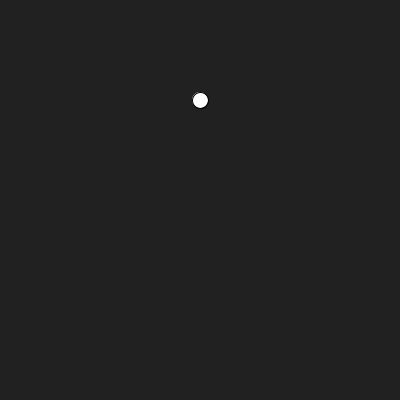
Frame 1 (no input)
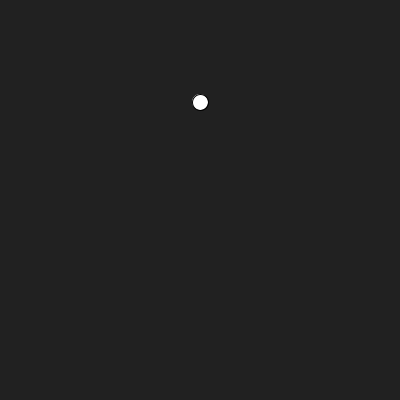
Frame 60 (the mouse pressed at the canvas centre just before this capture)
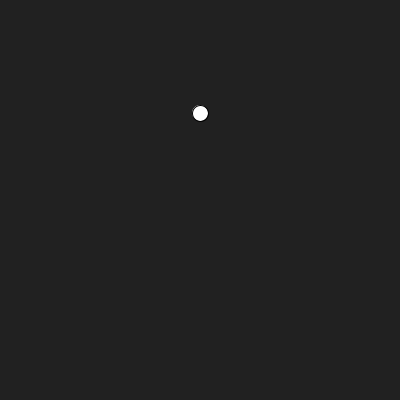
Frame 120 (the mouse held since frame 60 and released just before this capture)

The Processing sketch that drew these frames (run headless with seeded random() and noise(); from frame 60 on, the mouse is pressed at the canvas centre):

// Processing sketch: processing_119119
// ── processing_119119.pde

// Learning Processing Exercise 13-2. Probabilities applied to movement.

final float UP_PROB = 0.1;
final float DOWN_PROB = 0.2;
final float NADA_PROB = 0.7;

float y = 100;

void setup() {
  size(400, 400);
}

void draw() {
  background(33);
  float r = random(1);
  if (r < UP_PROB) {
    --y;
  } else if (r < UP_PROB + DOWN_PROB) {
    ++y;
  } else {
    // do nothing.
  }
  ellipse(width / 2, y, 16, 16);
}
